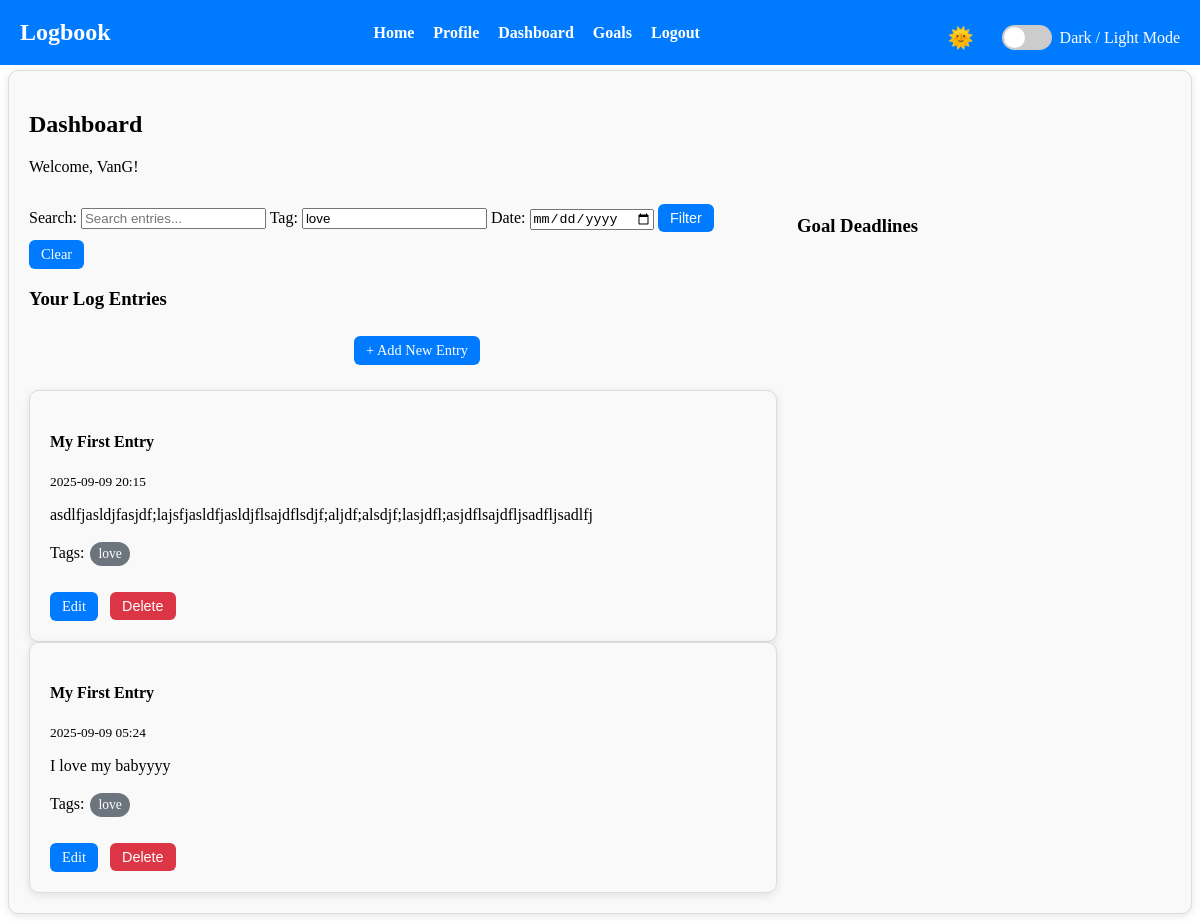
/dashboard?tag=love (signed in), run on the app's committed database.
### app/models.py (models this page shows, shortened)
class User(UserMixin, db.Model):
    id = db.Column(db.Integer, primary_key=True) #Unique user id
    username = db.Column(db.String(150), unique=True, nullable=False)
    email = db.Column(db.String(150), unique=True, nullable=False)
    password = db.Column(db.String(200), nullable=False)
    profile_image = db.Column(db.String(200), nullable=False, default="default.jpg")
    cover_image = db.Column(db.String(150), nullable=False, default="default_cover.jpg")
    date_joined = db.Column(db.DateTime, default=datetime.utcnow)
    entries = db.relationship('Entry', backref='author', lazy=True)

class Entry(db.Model):
    id = db.Column(db.Integer, primary_key=True)
    title = db.Column(db.String(200), nullable=False)
    content = db.Column(db.Text, nullable=False)
    date_posted = db.Column(db.DateTime, default=datetime.utcnow)
    user_id = db.Column(db.Integer, db.ForeignKey('user.id'), nullable=False)
    tags = db.Column(db.String(100))

### app/routes.py (the view)
@main.route("/dashboard")
@login_required
def dashboard():
    tag = request.args.get('tag')
    date = request.args.get('date')
    search = request.args.get('q')  # <-- new search query
    page = 1  # always load first page for full dashboard
    query = Entry.query.filter_by(user_id=current_user.id)
    if tag:
        query = query.filter(func.lower(Entry.tags).contains(tag.lower()))
    if date:
        query = query.filter(db.func.date(Entry.date_posted) == date)
    if search:
        query = query.filter(
            (Entry.title.ilike(f"%{search}%")) |
            (Entry.content.ilike(f"%{search}%"))
        )
    entries = query.order_by(Entry.date_posted.desc()).paginate(page=page, per_page=5)
    goals = Goal.query.filter_by(user_id=current_user.id).all()
    return render_template("dashboard.html", entries=entries, goals=goals, user=current_user)

### app/__init__.py (called while the page is built)
@login_manager.user_loader
def load_user(user_id):
    from .models import User
    return User.query.get(int(user_id))

### app/templates/dashboard.html (shortened to what this page needs)
{% extends "base.html" %}
{% block content %}
<h2>Dashboard</h2>
<p>Welcome, {{ user.username }}!</p>
<div class="dashboard-columns">
  <div class="dashboard-left">
    <form method="GET" action="{{ url_for('main.dashboard') }}" class="filter-form">
        <label for="q">Search:</label>
        <input type="text" id="q" name="q" placeholder="Search entries..." value="{{ request.args.get('q', '') }}">
        <label for="tag">Tag:</label>
        <input type="text" id="tag" name="tag" placeholder="e.g. Personal" value="{{ request.args.get('tag', '') }}">
        <label for="date">Date:</label>
        <input type="date" id="date" name="date" value="{{ request.args.get('date', '') }}">
        <button type="submit">Filter</button>
        <a href="{{ url_for('main.dashboard') }}" class="btn">Clear</a>
    </form>
    <h3>Your Log Entries</h3>
    <div style="margin-bottom: 25px; margin-left: 325px;">
        <a href="{{ url_for('main.add_entry')}}" class="btn"> + Add New Entry</a>
    </div>
    {% if entries.items %}
        <div id="entries-container" class="entry-list" data-total-pages="{{ entries.pages }}">
            {% include "partials/entries_list.html" %}
        </div>
    {% else %}
        <p>You have no entries yet. </p>
    {% endif %}
  </div>
  <div class="dashboard-right">
    <h3>Goal Deadlines</h3>
  </div>
</div>
<link href="https://cdn.jsdelivr.net/npm/fullcalendar@6.1.11/index.global.min.css" rel="stylesheet">
{% endblock %}

### app/templates/partials/entries_list.html
{% for entry in entries.items %}
    <div class="entry-card">
        <h4>{{ entry.title }}</h4>
        <small>{{ entry.date_posted.strftime("%Y-%m-%d %H:%M") }}</small>
        <p>{{ entry.content }}</p>
        {% if entry.tags %}
            <p class="tags">
                Tags:
                {% for tag in entry.tags.split(',') %}
                    <a href="{{ url_for('main.dashboard', tag=tag.strip()) }}" class="tag-btn">{{ tag.strip() }}</a>
                {% endfor %}
            </p>
        {% endif %}
        <div class="entry-actions">
            <a href="{{ url_for('main.edit_entry', entry_id=entry.id ) }}" class="btn">Edit</a>
            <form action="{{ url_for('main.delete_entry', entry_id=entry.id) }}" method="POST" style="display:inline;">
                <button type="submit" class="btn delete-btn" onclick="return confirm('Are you sure you want to delete this entry?');">Delete</button>
            </form>
        </div>
    </div>
{% endfor %}

### app/static/style.css (style rules this page uses)
:root { --bg-color: #ffffff; --text-color: #000000; --card-bg: #f9f9f9; --card-border: #ddd; --link-color: #007bff; --link-hover: #0056b3; --btn-bg: #007bff; --btn-hover: #0056b3; --delete-bg: #dc3545; --delete-hover: #a71d2a; --tag-bg: #6c757d; --tag-hover: #495057; }
body { background-color: var(--bg-color); color: var(--text-color); margin-top: 70px; transition: background-color 0.3s, color 0.3s; }
a { color: var(--link-color); text-decoration: none; transition: color 0.2s; }
.btn, form.filter-form button, form.filter-form a.btn { display: inline-block; padding: 6px 12px; margin: 8px 8px 0 0; background-color: var(--btn-bg); color: #fff !important; border: none; border-radius: 6px; cursor: pointer; font-size: 0.9rem; transition: background-color 0.2s ease; }
.delete-btn { background-color: var(--delete-bg); }
.tag-btn, .tag-link { display: inline-block; background-color: var(--tag-bg); color: #fff; padding: 4px 8px; margin: 2px; border-radius: 12px; font-size: 0.85em; transition: background 0.2s, color 0.2s; }
.entry-card, .profile-card, .recent-entries, .dashboard-container, .form-container { background: var(--card-bg); border: 1px solid var(--card-border); border-radius: 10px; box-shadow: 0 2px 8px rgba(0,0,0,0.1); padding: 20px; transition: background 0.3s, color 0.3s, border-color 0.3s; }

### app/templates/dashboard.html (style rules this page uses)
.dashboard-columns { display: flex; gap: 20px; margin-top: 20px; }
.dashboard-left { flex: 2; min-width: 0; }
.dashboard-right { flex: 1; min-width: 300px; max-width: 500px; }

### data on the page
User: username "VanG"
Entry: title "My First Entry", date_posted "2025-09-09 20:15", content "asdlfjasldjfasjdf;lajsfjasldfjasldjflsajdflsdjf;aljdf;alsdjf;lasjdfl;asjdflsajdfljsadfljsadlfj", strip "love"
Entry: title "My First Entry", date_posted "2025-09-09 05:24", content "I love my babyyyy", strip "love"
